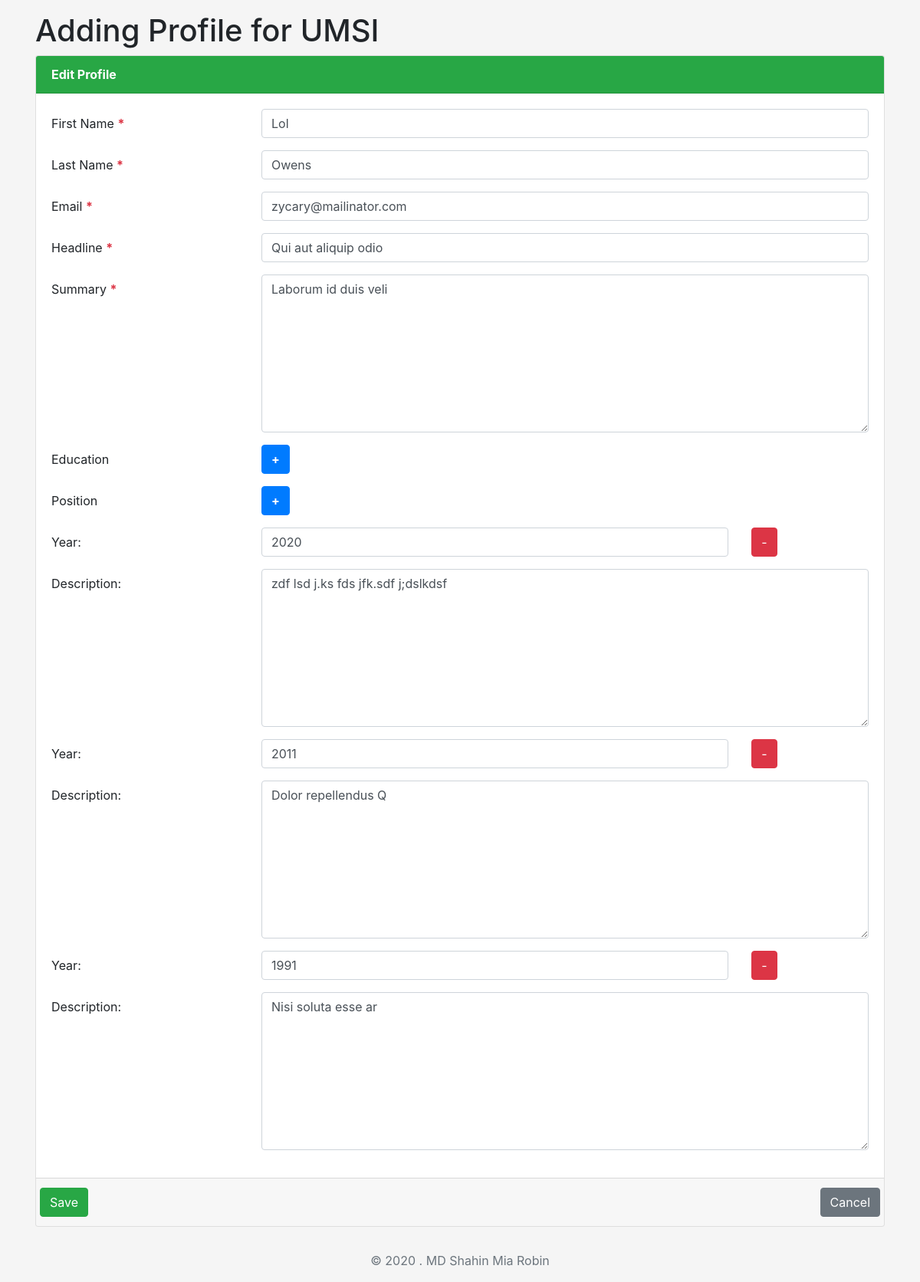
/edit.php?profile_id=9 (signed in), run on the app's committed database.
### tables this page shows
CREATE TABLE `profile` (
  `profile_id` int(11) NOT NULL,
  `user_id` int(11) NOT NULL,
  `first_name` text DEFAULT NULL,
  `last_name` text DEFAULT NULL,
  `email` text DEFAULT NULL,
  `headline` text DEFAULT NULL,
  `summary` text DEFAULT NULL
);

CREATE TABLE `position` (
  `position_id` int(11) NOT NULL,
  `profile_id` int(11) DEFAULT NULL,
  `rank` int(11) DEFAULT NULL,
  `year` int(11) DEFAULT NULL,
  `description` text DEFAULT NULL
);

### include/pdo.php (called while the page is built, shortened)
<?php
$title = "MD Shahin Mia Robin";

### edit.php (the view, shortened to what this page needs)
<?php require "include/pdo.php";
if (empty($_SESSION['user'])) {
    die("ACCESS DENIED");
}
elseif (!empty($_GET['profile_id']) && empty($_POST['insert'])) {
    $profile_id = intval($_GET['profile_id']);
    $sql = "SELECT * FROM `profile` WHERE `profile_id` = :profile;";
    $statement = $pdo->prepare($sql, array(PDO::ATTR_CURSOR => PDO::CURSOR_FWDONLY));
    $statement->execute(array(
        ':profile' => $profile_id
    ));
    $profile = ($statement->rowCount() > 0)
        ? $statement->fetchAll(PDO::FETCH_ASSOC)[0]
        : null;
    $sql = "SELECT * FROM `position` WHERE `profile_id` = :profile;";
    $statement = $pdo->prepare($sql, array(PDO::ATTR_CURSOR => PDO::CURSOR_FWDONLY));
    $statement->execute(array(
        ':profile' => $profile_id
    ));
    $positions = ($statement->rowCount() > 0)
        ? $statement->fetchAll(PDO::FETCH_ASSOC)
        : null;
} else if (isset($_POST['cancel']) && $_POST['cancel'] == "Cancel") {
    header("Location: index.php");
    return;
}
?>
<!doctype html>
<html lang="en" class="h-100">
<head>
  <link href="assets/css/bootstrap.css" rel="stylesheet" type="text/css">
  <link href="assets/css/style.css" rel="stylesheet" type="text/css">
</head>
<body class="d-flex flex-column h-100">
<main role="main" class="flex-shrink-0">
  <div class="container">
    <h1 class="h1">Adding Profile for <?= $_SESSION['user']['name'] ?></h1>
    <div class="row">
      <div class="col-12">
        <div class="card">
          <p class=" font-weight-bold card-header bg-success text-white">Edit Profile</p>
          <form action="edit.php?profile_id=<?= $_GET['profile_id'] ?>" accept-charset="UTF-8" method="post"
                spellcheck="false">
            <div class="card-body">
              <div class="form-group row">
                <label for="first_name" class="col-form-label col-md-3">
                  First Name
                  <span class="font-weight-bold text-danger">*</span>
                </label>
                <div class="col-md-9">
                  <input type="text" class="form-control" name="first_name" id="first_name"
                         size="128" minlength="1" maxlength="30" value="<?= $profile['first_name'] ?>">
                </div>
              </div>
              <div class="form-group row">
                <label for="last_name" class="col-form-label col-md-3">
                  Last Name
                  <span class="font-weight-bold text-danger">*</span>
                </label>
                <div class="col-md-9">
                  <input type="text" class="form-control" name="last_name" id="last_name"
                         size="128" minlength="1" maxlength="30" value="<?= $profile['last_name'] ?>">
                </div>
              </div>
              <div class="form-group row">
                <label for="email" class="col-form-label col-md-3">
                  Email
                  <span class="font-weight-bold text-danger">*</span>
                </label>
                <div class="col-md-9">
                  <input type="text" class="form-control" name="email" id="email"
                         size="60" minlength="1" maxlength="60" value="<?= $profile['email'] ?>">
                </div>
              </div>
              <div class="form-group row">
                <label for="headline" class="col-form-label col-md-3">
                  Headline
                  <span class="font-weight-bold text-danger">*</span>
                </label>
                <div class="col-md-9">
                  <input type="text" id="headline" class="form-control" name="headline"
                         size="11" minlength="1" maxlength="255" value="<?= $profile['headline'] ?>">
                </div>
              </div>
              <div class="form-group row">
                <label for="summary" class="col-form-label col-md-3">
                  Summary
                  <span class="font-weight-bold text-danger">*</span>
                </label>
                <div class="col-md-9">
                  <textarea id="summary" class="form-control" name="summary"
                            rows="8" cols="80"><?= $profile['summary'] ?></textarea>
                </div>
              </div>
              <div class="form-group row">
                <label class="col-form-label col-md-3">
                  Education
                </label>
                <div class="col-md-9">
                  <button type="button" class="btn btn-primary font-weight-bold" onclick="addEduBlock();">+</button>
                </div>
              </div>
              <div class="form-group row">
                <label class="col-form-label col-md-3">
                  Position
                </label>
                <div class="col-md-9">
                  <button type="button" class="btn btn-primary font-weight-bold" onclick="addBlock();">+</button>
                </div>
              </div>
                <?php if (!empty($positions)) : ?>
                  <div id="positions">
                      <?php foreach ($positions as $position)  : ?>
                        <div class="position">
                          <div class="form-group row">
                            <label class="col-form-label col-md-3">Year: </label>
                            <div class="col-md-7">
                              <input class="form-control" name="year[]" type="text" value="<?= $position['year'] ?>">
                            </div>
                            <div class="col-md-2">
                              <button type="button" class="btn btn-danger" onclick="removeBlock(this);">-</button>
                            </div>
                          </div>
                          <div class="form-group row">
                            <label class="col-form-label col-md-3">Description:</label>
                            <div class="col-md-9">
                      <textarea class="form-control" name="description[]"
                                rows="8"><?= $position['description'] ?></textarea>
                            </div>
                          </div>
                        </div>
                      <?php endforeach; ?>
                  </div>
                <?php endif; ?>
            </div>
            <div class="card-footer">
              <div class="row justify-content-between">
                <input class="btn btn-success" type="submit" name="insert" value="Save">
                <input class="btn btn-secondary" type="submit" name="cancel" value="Cancel">
              </div>
            </div>
          </form>
        </div>
      </div>
    </div>
  </div>
</main>
<footer class="footer mt-auto py-3">
  <div class="container">
    <span class="text-muted">&copy; <?= date('Y') ?> . <?= $title ?></span>
  </div>
</footer>
</body>
</html>

### assets/css/style.css (style rules this page uses)
html, body { height: 100%; }
body { display: -ms-flexbox; display: flex; -ms-flex-align: center; align-items: center; padding-bottom: 40px; background-color: #f5f5f5; }
main > .container { padding: 1rem; }
.footer { background-color: #f5f5f5; }
.footer > .container { padding-right: 15px; padding-left: 15px; }

### data on the page
profile: first_name "Lol", last_name "Owens", email "zycary@mailinator.com", headline "Qui aut aliquip odio", summary "Laborum id duis veli"
position: year "2020", description "zdf lsd j.ks fds jfk.sdf j;dslkdsf"
position: year "2011", description "Dolor repellendus Q"
position: year "1991", description "Nisi soluta esse ar"

### other printed values
$_SESSION['user']['name'] "UMSI"
$title "MD Shahin Mia Robin"
